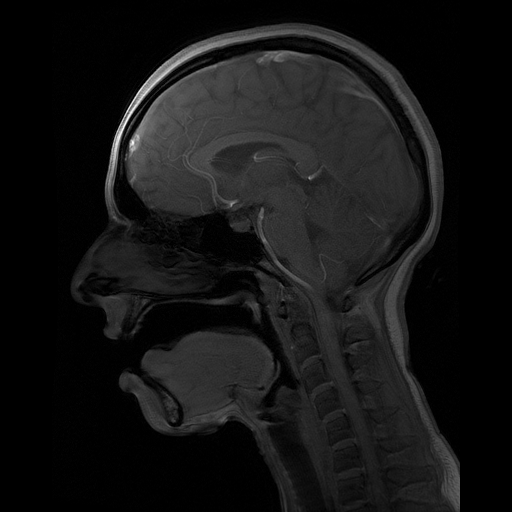
#> input picture Data/HR/IM-0010-0001.dcm, 512 x 512 px, found by its file name; its folder holds only this picture in this run
$ python crop_kspace.py
#> lines starting #> are read from the running program, lines starting #| are printed output that depends on the picture; pictures that were not available may be replaced by others from this repository, and a replacement may not be noted
import os
import numpy as np
import pydicom
import nibabel as nib
import matplotlib.pyplot as plt

# Path to DICOM folder
dicom_dir = ""

# Load DICOM files in the directory
dicom_files = [os.path.join(dicom_dir, f) for f in os.listdir(dicom_dir) if f.endswith('.dcm')]

# Read images into list
images = []
for file in dicom_files:
    ds = pydicom.dcmread(file)
    images.append(ds.pixel_array)

images = np.array(images)

if len(images) == 0:
    raise RuntimeError("No DICOM images found!")

# Create output directories if they don't exist
output_dir_lr = os.path.join(dicom_dir, "Synthetic LR")
output_dir_hr = os.path.join(dicom_dir, "HR")
os.makedirs(output_dir_lr, exist_ok=True)
os.makedirs(output_dir_hr, exist_ok=True)

def crop_kspace_center(kspace, crop_shape):
    center = np.array(kspace.shape) // 2
    half_crop0 = crop_shape[0] // 2
    half_crop1 = crop_shape[1] // 2
    return kspace[
        center[0] - half_crop0 : center[0] + half_crop0,
        center[1] - half_crop1 : center[1] + half_crop1
    ]

low_res_images = []
cropped_kspaces = []
zero_padded_kspaces = []
zero_padded_images = []
crop_shape = (128, 102)

for idx, img in enumerate(images):
    img_t = img.T

    # Save original image as NIfTI (HR)
    hr_nifti = nib.Nifti1Image(img_t.astype(np.float32), affine=np.eye(4))
    nib.save(hr_nifti, os.path.join(output_dir_hr, f"HR_{idx:03d}.nii"))

    # Fourier transform
    kspace = np.fft.fftshift(np.fft.fft2(img))
    cropped_kspace = crop_kspace_center(kspace, crop_shape)
    cropped_kspaces.append(cropped_kspace)

    # Inverse FFT on cropped k-space only (no zero-padding)
    low_res_img = np.abs(np.fft.ifft2(np.fft.ifftshift(cropped_kspace)))
    low_res_img_t = low_res_img.T
    low_res_images.append(low_res_img)

    # Zero-pad cropped k-space back to original size (512x512)
    padded_kspace = np.zeros_like(kspace)
    start0 = (kspace.shape[0] - crop_shape[0]) // 2
    start1 = (kspace.shape[1] - crop_shape[1]) // 2
    padded_kspace[start0:start0+crop_shape[0], start1:start1+crop_shape[1]] = cropped_kspace
    zero_padded_kspaces.append(padded_kspace)

    # Inverse FFT on zero-padded k-space
    zp_img = np.abs(np.fft.ifft2(np.fft.ifftshift(padded_kspace)))
    zero_padded_images.append(zp_img)
#> this loop made 1 pass
#> (center in crop_kspace_center, half_crop0 in crop_kspace_center, half_crop1 in crop_kspace_center, start0, start1) on pass 1: ([256, 256], 64, 51, 192, 205)
#> pass 1, `img_t = img.T`:
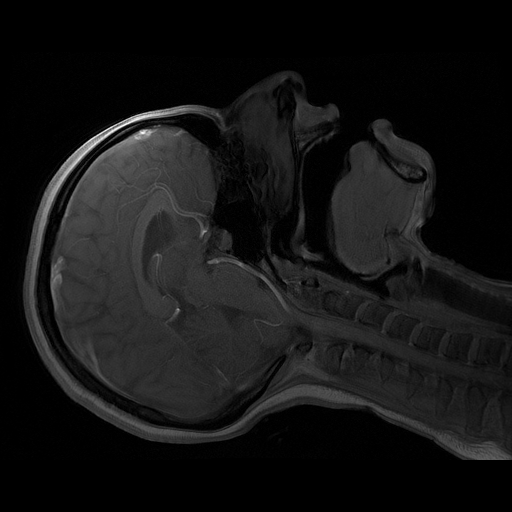
#> img_t: shape (512, 512) int16; min 0, max 1599, mean 132.2; drawn with min black and max white
#> pass 1, `low_res_img = np.abs(np.fft.ifft2(np.fft.ifftshift(cropped_kspace)))`:
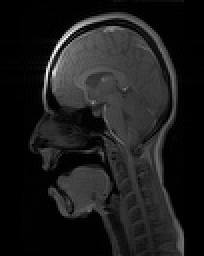
#> low_res_img: shape (128, 102) float64 (shown 2 times larger); min 1.22, max 24312.5, mean 2682.8; drawn with min black and max white
#> pass 1, `low_res_img_t = low_res_img.T`:
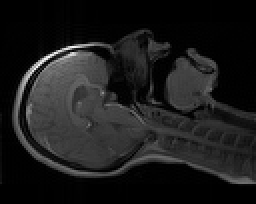
#> low_res_img_t: shape (102, 128) float64 (shown 2 times larger); min 1.22, max 24312.5, mean 2682.8; drawn with min black and max white
#> pass 1, `zp_img = np.abs(np.fft.ifft2(np.fft.ifftshift(padded_kspace)))`:
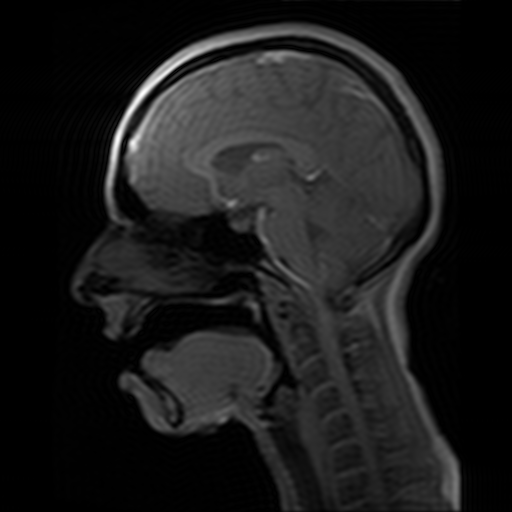
#> zp_img: shape (512, 512) float64; min 0.00117, max 1251.1, mean 133.7; drawn with min black and max white
#> after the loop, cropped_kspaces = 1 item; low_res_images = 1 item; zero_padded_images = 1 item; zero_padded_kspaces = 1 item

# Display images
fig1, axs1 = plt.subplots(1, 2, figsize=(15, 5))

# Original image
axs1[0].imshow(images[0], cmap='gray')
axs1[0].axis('off')

# Zero-padded image (reconstructed)
axs1[1].imshow(zero_padded_images[0], cmap='gray')
axs1[1].axis('off')

plt.tight_layout()
plt.show()

# Display k-spaces: original, centred cropped, zero-padded
fig2, axs2 = plt.subplots(1, 2, figsize=(15, 5))

# Original k-space
kspace_orig = np.fft.fftshift(np.fft.fft2(images[0]))
axs2[0].imshow(np.log1p(np.abs(kspace_orig)), cmap='gray')
axs2[0].axis('off')

# Zero-padded k-space (128x102 in 512x512)
axs2[1].imshow(np.log1p(np.abs(zero_padded_kspaces[0])), cmap='gray')
axs2[1].axis('off')
axs2[1].grid(True)

plt.tight_layout()
plt.show()
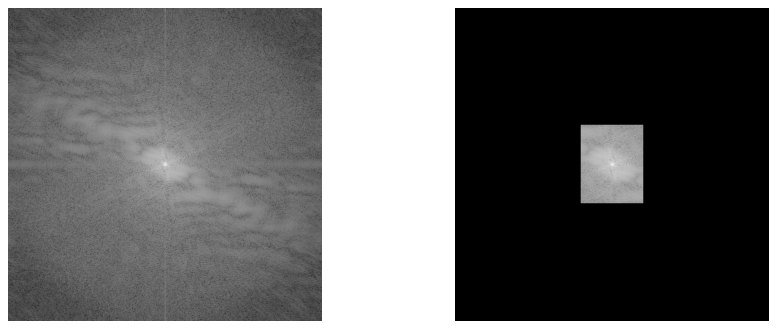
#> figure drawn by matplotlib, 2 panels

# Save low-res image as NIfTI
lr_nifti = nib.Nifti1Image(zero_padded_images[0].T.astype(np.float32), affine=np.eye(4))
nib.save(lr_nifti, os.path.join(output_dir_lr, f"LR_{idx:03d}.nii"))
